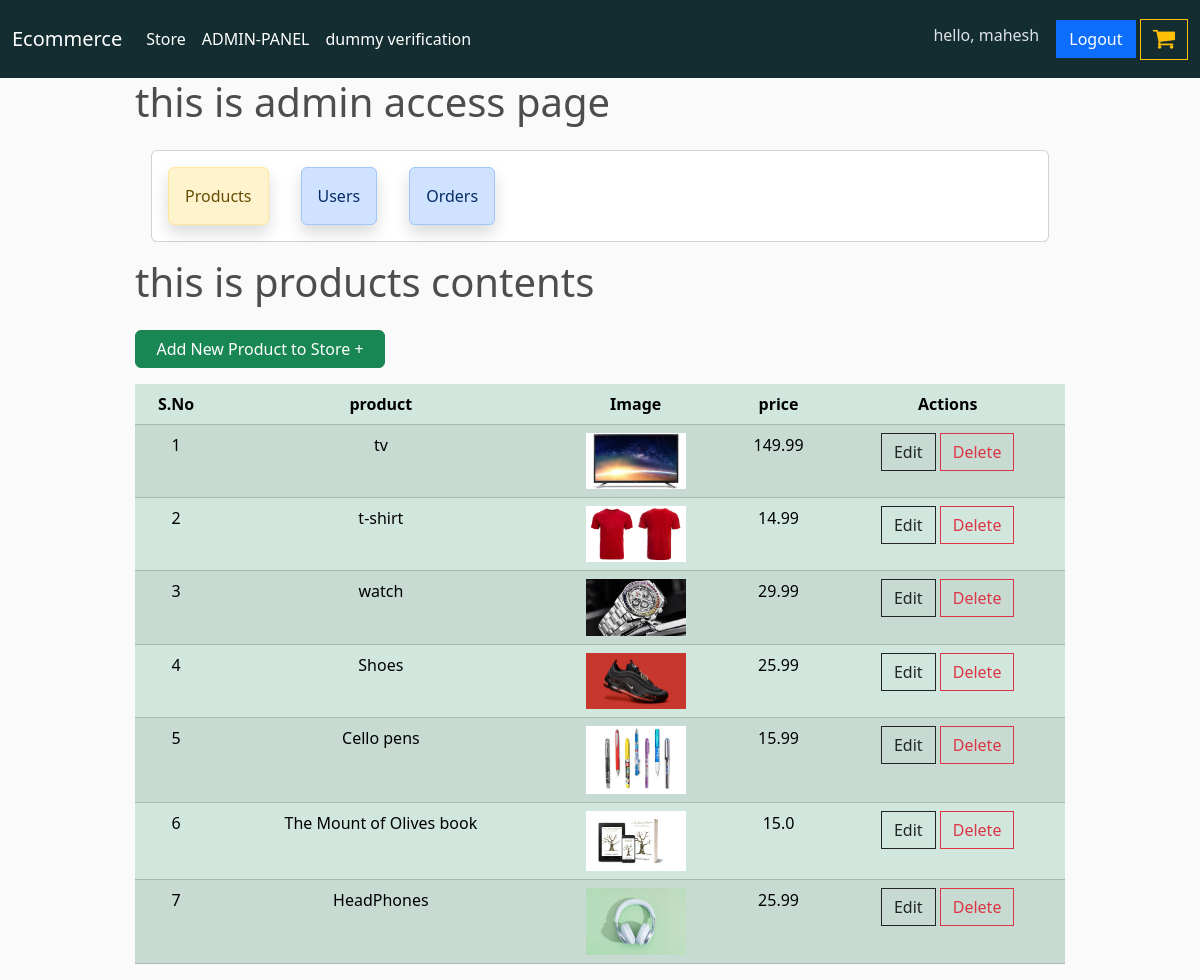
The page /admin-access/products/ (signed in) on the database its author committed.
### store/models.py (models this page shows, shortened)
class Product(models.Model):
    name = models.CharField(max_length = 100, null = True)
    price = models.FloatField()
    digital = models.BooleanField(default = False, null = True, blank = False)
    image = models.ImageField(blank=True, null=True)
    created_at = models.DateTimeField(auto_now_add = True)
    updated_at = models.DateTimeField(auto_now = True)
    class Meta:
        ordering = [ '-updated_at', '-created_at']
    @property
    def imageURL(self):
        try:
            url = self.image.url
        except:
            url = ''
        return url

### admin_access/views.py (the view)
# urls.py: path('products/', admin_products, name='admin-products'),
@user_passes_test(is_superuser, login_url='account-login')
def admin_products(request):
    products = Product.objects.all()
    context = {"products":products}
    return render(request, 'admin_access/admin_products.html', context)

### admin_access/views.py (called while the page is built)
def is_superuser(user):
    return user.is_superuser

### admin_access/templates/admin_access/admin_products.html (shortened to what this page needs)
{% extends 'admin_access/admin_home.html' %}
{% load static %}
{% block admin_content %}
<h1>this is products contents</h1>
<a href="{% url 'add-product' %}" class="btn btn-success rounded m-3 ms-0" style="width: 250px;">Add New Product to Store +</a>
<table class="table table-success table-striped text-center">
    <thead>
        <th>S.No</th>
        <th>product</th>
        <th>Image</th>
        <th>price</th>
        <th>Actions</th>
    </thead>
    <tbody>
        {% for product in products %}
            <tr>
                <td>{{forloop.counter}}</td>
                <td>{{product.name}}</td>
                <td>
                    <div class="mx-auto" style="width: 100px;"><img src="{{product.imageURL}}" alt="" class="w-100"></div>
                </td>
                <td>{{product.price}}</td>
                <td>
                        <a href="{% url 'update-product' product.id %}" class="btn btn-outline-dark">Edit</a>
                        <a href="#" class="btn btn-outline-danger" data-bs-toggle="modal"  data-product-id="{{ product.id }}" data-product-name="{{ product.name }}" data-bs-target="#exampleModal">
                            Delete
                        </a>
                </td>
            </tr>
        {% endfor %}
    </tbody>
</table>
{% endblock %}

### store/templates/navbar.html (shortened to what this page needs)
    <nav class="navbar navbar-expand-lg bg-dark navbar-dark" data-bs-theme="dark">
        <div class="container-fluid">
        <a class="navbar-brand" href="{% url 'store' %}">Ecommerce</a>
        <div class="collapse navbar-collapse" id="navbarSupportedContent">
            <ul class="navbar-nav me-auto mb-2 mb-lg-0">
                <li class="nav-item">
                    <a class="nav-link active" aria-current="page" href="{% url 'store' %}">Store</a>
                </li>
                {% if user.is_superuser %}
                <li class="nav-item">
                    <a class="nav-link active" aria-current="page" href="{% url 'admin-home' %}">ADMIN-PANEL</a>
                </li>
                {% endif %}
                <li class="nav-item">
                    <a class="nav-link active" aria-current="page" href="{% url 'dummy-check' %}">dummy verification</a>
                </li>
            </ul>
            <div class="form-inline my-2">
                {% if user.is_authenticated %}
                <h6 class="btn">hello, {{user.username}}</h6>
                <a href="{% url 'account-logout' %}" class="btn btn-primary my-2 my-sm-0">Logout</a>
                {% else %}
                <a href="{% url 'account-login' %}" class="btn btn-primary my-2 my-sm-0">Login</a>
                {% endif %}
                <a href="{% url 'cart' %}" class="btn btn-outline-warning my-2 my-sm-0">
                    <i class="fa" style="font-size:24px">&#xf07a;</i>
                </a>
            </div>
        </div>
        </div>
    </nav>

### static/css/main.css (style rules this page uses)
body { background-color: hsl(0, 0%, 98%); }
h1,h2,h3,h4,h5,h6 { color:hsl(0, 0%, 30%); }
.bg-dark { background-color: #132d30!important; }
.btn { border-radius: 0; }

### static/css/store.css (style rules this page uses)
.btn { border-radius: 0; }

### rows shown on the page
Product: name "tv", imageURL (picture), price "149.99"
Product: name "t-shirt", imageURL (picture), price "14.99"
Product: name "watch", imageURL (picture), price "29.99"
Product: name "Shoes", imageURL (picture), price "25.99"
Product: name "Cello pens", imageURL (picture), price "15.99"
Product: name "The Mount of Olives book", imageURL (picture), price "15.0"
Product: name "HeadPhones", imageURL (picture), price "25.99"

### other values the page prints
{{ user.username }} "mahesh"
